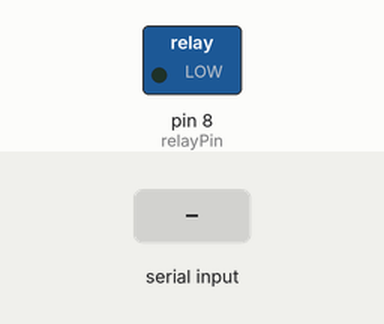
Bench run of a sketch on a simulated Arduino Uno, built with avr-gcc and run on an emulated ATmega328P. Shown: switched loads named in the sketch (green lamp = pin HIGH). The inputs (shaded band) are chosen by the test bench.

Above: at 1.2 s.
1.3 s: "1" received over Serial
At 1.8 s:
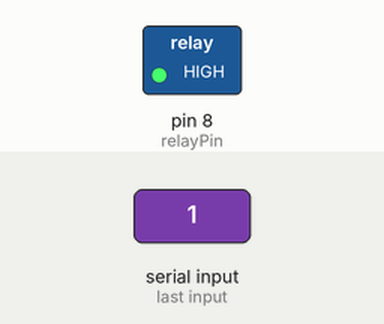
2.8 s: "0" received over Serial
At 4.2 s:
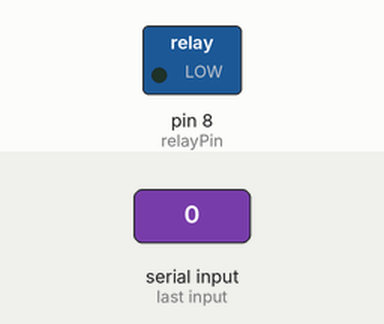
Timing chart, 0 to 5.8 s (numbered marks = the images above; inputs shaded):
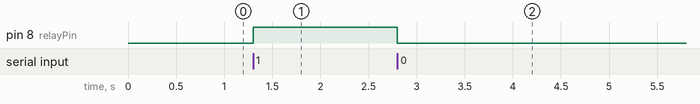

Measured:
- after the input at 1.3 s, pin 8 (relayPin): LOW → HIGH at once
- after the input at 2.8 s, pin 8 (relayPin): HIGH → LOW at once

The sketch:

sketch_may23a.ino
```cpp
const int relayPin =  8;      // the number of the LED pin

void setup() {
  pinMode(relayPin, OUTPUT);
  // initialize serial:
  Serial.begin(9600);
  digitalWrite(relayPin, LOW);
}

void loop() {}

void serialEvent() {
  while (Serial.available()) {
    // get the new byte:
    char inChar = (char)Serial.read();
    if(inChar == '0') {
      digitalWrite(relayPin, LOW);
    } else if(inChar == '1') {
      digitalWrite(relayPin, HIGH);
    }
  }
}
```
